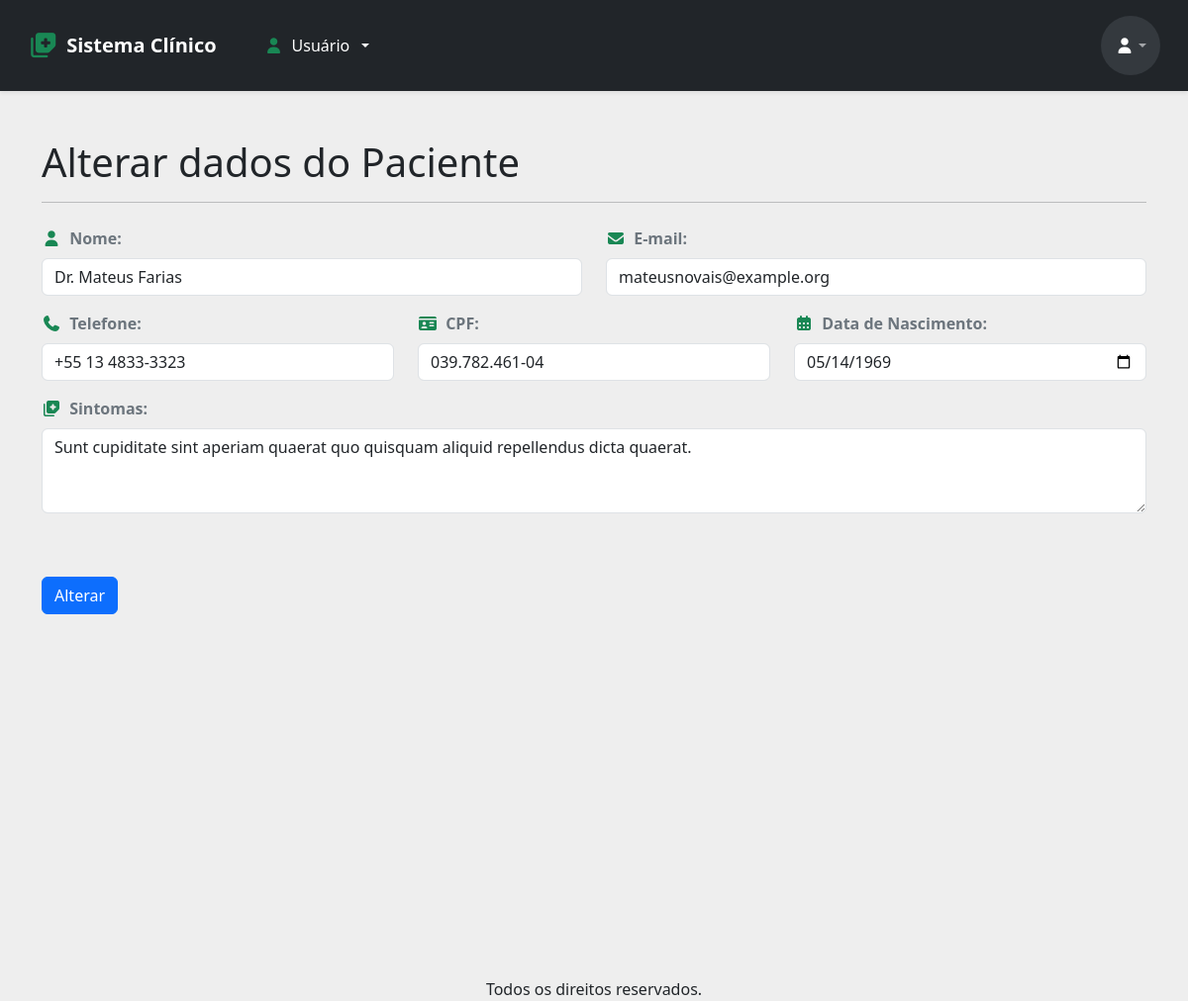
The page /alterarPaciente/161 (signed in) on the database its author committed.
### apps/crud/models.py (models this page shows, shortened)
class Paciente(models.Model):
    codigo_paciente = models.AutoField(primary_key=True)
    nome = models.CharField(null=False, blank=False)
    cpf = models.CharField(max_length=14, unique=True, null=False, blank=False)
    email = models.EmailField(unique=True, null=False, blank=False)
    telefone = models.CharField(max_length=15, null=False, blank=False)
    data_nascimento = models.DateField(null=False, blank=False)
    sintomas = models.TextField(null=True, blank=True)

### apps/crud/views.py (the view)
# urls.py: path('alterarPaciente/<int:codigo_paciente>', views.alterar_paciente, name='alterar_paciente'),
@login_required
def alterar_paciente(request,codigo_paciente):
    paciente = Paciente.objects.get(codigo_paciente=codigo_paciente)
    if request.method == 'POST':
        form = PacienteForm(request.POST, instance=paciente)
        if form.is_valid():
            form.save()
            return redirect('index')
    else:
        form = PacienteForm(instance=paciente)
    return render(request, 'alterar_dados.html',{
        'form':form,
        'paciente':paciente,
    })

### apps/crud/templates/alterar_dados.html (shortened to what this page needs)
{% extends 'base-crud.html' %}
{% load static %}
{% block content %}
<h1 class="mt-5">
    Alterar dados do Paciente
</h1>
<hr>
<form action="{% url 'alterar_paciente' paciente.codigo_paciente %}" method="POST">
    {% include 'includes/form.html' %}
    <div class="d-flex justify-content-start mt-5 mb-5">
        <button type="submit" class="btn btn-primary">Alterar</button>
    </div>
</form>
{% endblock %}

### apps/crud/templates/includes/form.html (shortened to what this page needs)
<div class="row mt-4">
    <div class="col-12 col-md-6 mb-3">
        <label for="{{ form.nome.id_for_label }}" class="form-label fw-semibold text-secondary">
            <i class="fa-solid fa-user me-1 text-success"></i> Nome:
        </label>
        {{ form.nome }}
    </div>
    <div class="col-12 col-md-6 mb-3">
        <label for="{{ form.email.id_for_label }}" class="form-label fw-semibold text-secondary">
            <i class="fa-solid fa-envelope me-1 text-success"></i> E-mail:
        </label>
        {{ form.email }}
    </div>
    <div class="col-12 col-md-6 col-lg-4 mb-3">
        <label for="{{ form.telefone.id_for_label }}" class="form-label fw-semibold text-secondary">
            <i class="fa-solid fa-phone me-1 text-success"></i> Telefone:
        </label>
        {{ form.telefone }}
    </div>
    <div class="col-12 col-md-6 col-lg-4 mb-3">
        <label for="{{ form.cpf.id_for_label }}" class="form-label fw-semibold text-secondary">
            <i class="fa-solid fa-id-card me-1 text-success"></i> CPF:
        </label>
        {{ form.cpf }}
    </div>
    <div class="col-12 col-md-6 col-lg-4 mb-3">
        <label for="{{ form.data_nascimento.id_for_label }}" class="form-label fw-semibold text-secondary">
            <i class="fa-solid fa-calendar-days me-1 text-success"></i> Data de Nascimento:
        </label>
        {{ form.data_nascimento }}
    </div>
    <div class="col-12 mb-3">
        <label for="{{ form.sintomas.id_for_label }}" class="form-label fw-semibold text-secondary">
            <i class="fa-solid fa-notes-medical me-1 text-success"></i> Sintomas:
        </label>
        {{ form.sintomas }}
    </div>
</div>

### rows shown on the page
Paciente: nome "Dr. Mateus Farias", email "mateusnovais@example.org", telefone "+55 13 4833-3323", cpf "039.782.461-04", data_nascimento "05/14/1969", sintomas "Sunt cupiditate sint aperiam quaerat quo quisquam aliquid repellendus dicta quaerat."
